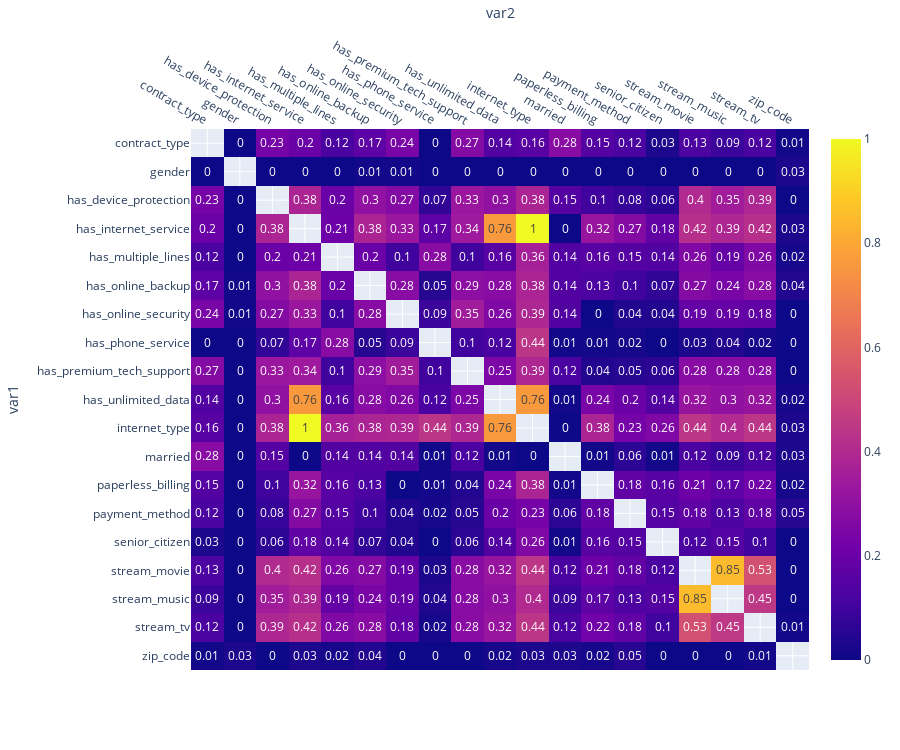

This figure's notebook cell:
### Code cell
chitest = pd.DataFrame(result, columns = ['var1', 'var2', 'coeff'] )
chitest_pvt = chitest.pivot(index='var1', columns='var2', values='coeff').round(2)
fig_2 = px.imshow(chitest_pvt, color_continuous_scale = 'plasma', text_auto = True, aspect = 'auto')

fig_2.update_xaxes(side="top")
fig_2.layout.height = 750
fig.layout.width = 1000
fig_2.show()

### Figure 1 — Plotly figure (JSON) as saved in the notebook; plotly's stock layout.template omitted (floating-point values rounded to 4 significant figures; data arrays with more than 128 entries replaced by an {"elided": "..."} marker saying what was removed)
{"data": [{"coloraxis": "coloraxis", "hovertemplate": "var2: %{x}<br>var1: %{y}<br>color: %{z}<extra></extra>", "name": "0", "texttemplate": "%{z}", "type": "heatmap", "x": ["contract_type", "gender", "has_device_protection", "has_internet_service", "has_multiple_lines", "has_online_backup", "has_online_security", "has_phone_service", "has_premium_tech_support", "has_unlimited_data", "internet_type", "married", "paperless_billing", "payment_method", "senior_citizen", "stream_movie", "stream_music", "stream_tv", "zip_code"], "xaxis": "x", "y": ["contract_type", "gender", "has_device_protection", "has_internet_service", "has_multiple_lines", "has_online_backup", "has_online_security", "has_phone_service", "has_premium_tech_support", "has_unlimited_data", "internet_type", "married", "paperless_billing", "payment_method", "senior_citizen", "stream_movie", "stream_music", "stream_tv", "zip_code"], "yaxis": "y", "z": {"elided": "19x19 float values"}}], "layout": {"coloraxis": {"colorscale": [[0, "#0d0887"], [0.1111, "#46039f"], [0.2222, "#7201a8"], [0.3333, "#9c179e"], [0.4444, "#bd3786"], [0.5556, "#d8576b"], [0.6667, "#ed7953"], [0.7778, "#fb9f3a"], [0.8889, "#fdca26"], [1, "#f0f921"]]}, "height": 750, "margin": {"t": 60}, "xaxis": {"anchor": "y", "domain": [0, 1], "side": "top", "title": {"text": "var2"}}, "yaxis": {"anchor": "x", "autorange": "reversed", "domain": [0, 1], "title": {"text": "var1"}}}}
